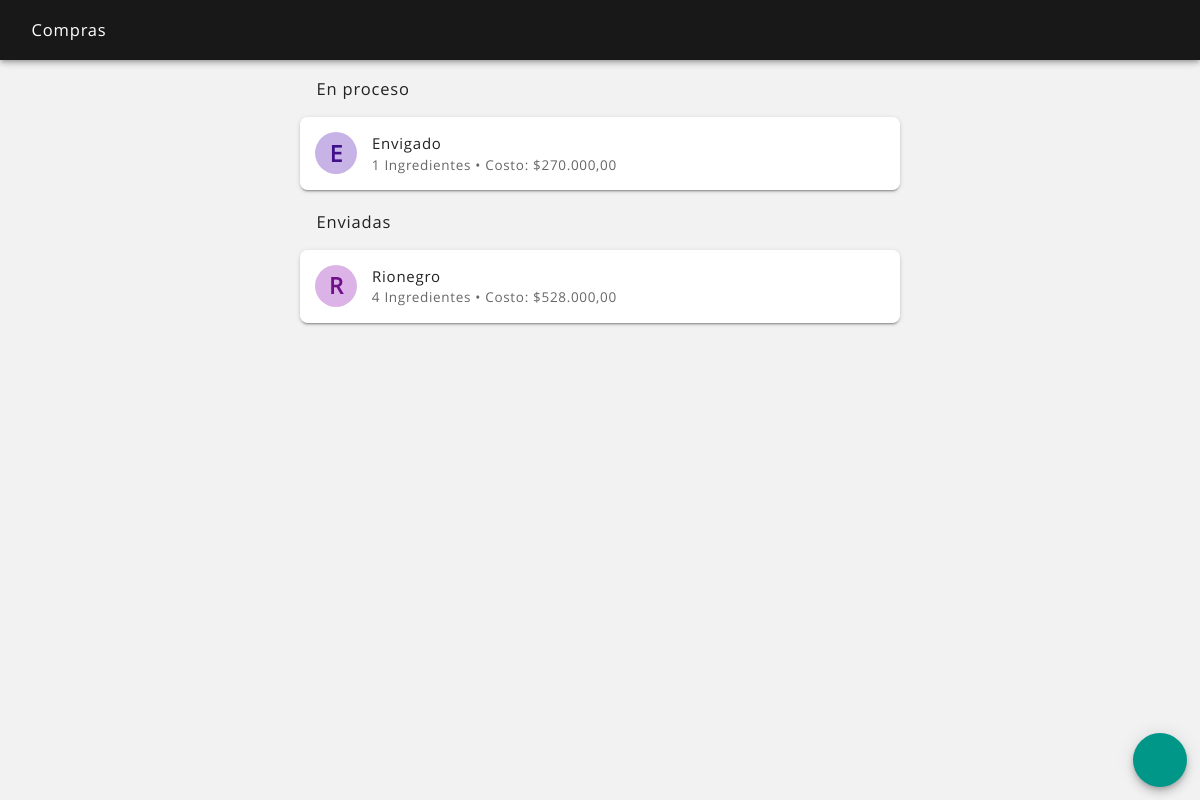
Before: /compras_ver.php (signed in) with the older database file.
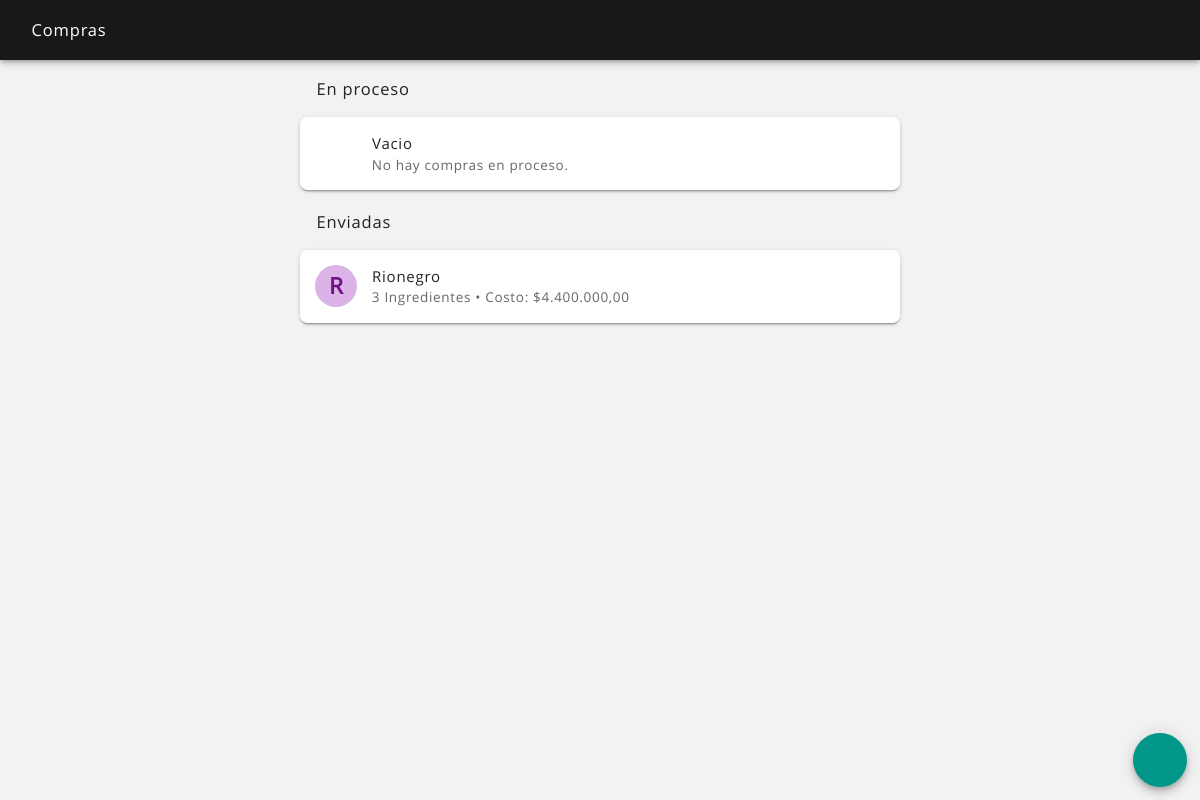
After: the same page with the newer database file.
### tables this page shows
CREATE TABLE `compra` (
  `compra_id` int(11) NOT NULL,
  `fecha_alta` datetime NOT NULL,
  `fecha_mod` datetime NOT NULL,
  `fecha_baja` datetime NOT NULL,
  `usuario_alta` int(11) NOT NULL,
  `usuario_mod` int(11) NOT NULL,
  `usuario_baja` int(11) NOT NULL,
  `estado` text NOT NULL,
  `observacion_envio` text NOT NULL,
  `observacion_recepcion` text NOT NULL,
  `destino` int(11) NOT NULL
);

CREATE TABLE `local` (
  `local_id` int(11) NOT NULL,
  `fecha_alta` datetime NOT NULL,
  `fecha_mod` datetime NOT NULL,
  `fecha_baja` datetime NOT NULL,
  `usuario_alta` int(11) NOT NULL,
  `usuario_mod` int(11) NOT NULL,
  `usuario_baja` int(11) NOT NULL,
  `estado` text NOT NULL,
  `local` text NOT NULL,
  `nit` text NOT NULL,
  `regimen` text NOT NULL,
  `tipo` text NOT NULL,
  `direccion` text NOT NULL,
  `telefono` text NOT NULL,
  `apertura` time NOT NULL,
  `cierre` time NOT NULL,
  `propina` int(11) NOT NULL,
  `imagen` text NOT NULL,
  `imagen_nombre` text NOT NULL
);

### sis/avatar_color.php (called while the page is built)
<?php
$pla = ord(strtolower($avatar_nombre[0]));
$ula = ord(substr($avatar_nombre, -1));
$lca = strlen($avatar_nombre);
$sca = $pla + $ula + $lca + $avatar_id;
$sca = $sca << 5;
$ab_hue = $sca;
$ab_sat = "50%";
$ab_lig = "80%";
$at_hue = $sca;
$at_sat = "80%";
$at_lig = "30%";
?>

### compras_ver.php (the view, shortened to what the changed rows need)
<?php
include ("sis/nombre_sesion.php");
?>
<?php
if(isset($_POST['body_snack'])) $body_snack = $_POST['body_snack']; elseif(isset($_GET['body_snack'])) $body_snack = $_GET['body_snack']; else $body_snack = null;
?>
<!DOCTYPE html>
<html lang="es">
<head>
    <?php
    include ("partes/head.php");
    ?>
</head>
<body <?php echo $body_snack; ?>>
<header class="rdm-toolbar--contenedor">
    <div class="rdm-toolbar--fila">
        <div class="rdm-toolbar--izquierda">
            <h2 class="rdm-toolbar--titulo">Compras</h2>
        </div>
    </div>
</header>
<main class="rdm--contenedor-toolbar">
    <?php
    $consulta = $conexion->query("SELECT * FROM compra WHERE estado = 'creado' ORDER BY fecha_alta");
    if ($consulta->num_rows == 0)
    {
        ?>
        <h2 class="rdm-lista--titulo-largo">En proceso</h2>
        <section class="rdm-lista">
            <article class="rdm-lista--item-doble">
                <div class="rdm-lista--izquierda">
                    <div class="rdm-lista--contenedor">
                        <div class="rdm-lista--avatar"><div class="rdm-lista--icono"><i class="zmdi zmdi-info zmdi-hc-2x"></i></div></div>
                    </div>
                    <div class="rdm-lista--contenedor">
                        <h2 class="rdm-lista--titulo">Vacio</h2>
                        <h2 class="rdm-lista--texto-secundario">No hay compras en proceso.</h2>
                    </div>
                </div>
            </article>
        </section>
        <?php
    }
    else
    {
        ?>
        <h2 class="rdm-lista--titulo-largo">En proceso</h2>
        <section class="rdm-lista">
        <?php
        while ($fila = $consulta->fetch_assoc())
        {
            $compra_id = $fila['compra_id'];
            $destino = $fila['destino'];
            $consulta2 = $conexion->query("SELECT * FROM local WHERE local_id = $destino");
            if ($filas2 = $consulta2->fetch_assoc())
            {
                $local = $filas2['local'];
            }
            else
            {
                $local = "";
            }
            $consulta_ingredientes = $conexion->query("SELECT * FROM compra_ingrediente WHERE compra_id = '$compra_id'");
            $total_ingredientes = $consulta_ingredientes->num_rows;
            $consulta_costo = $conexion->query("SELECT * FROM compra_ingrediente WHERE compra_id = '$compra_id' ORDER BY fecha_alta DESC");
            if ($consulta_costo->num_rows != 0)
            {
                $composicion_costo = 0;
                while ($fila = $consulta_costo->fetch_assoc())
                {
                    $cantidad_enviada = $fila['cantidad_enviada'];
                    $ingrediente_id = $fila['ingrediente_id'];
                    $consulta2 = $conexion->query("SELECT * FROM ingrediente WHERE ingrediente_id = $ingrediente_id");
                    if ($filas2 = $consulta2->fetch_assoc())
                    {
                        $costo_unidad_compra_c = $filas2['costo_unidad_compra'];
                    }
                    else
                    {
                        $unidad_compra_c = "unid";
                        $costo_unidad_compra_c = 0;
                    }
                    $ingrediente_costo = $costo_unidad_compra_c * $cantidad_enviada;
                    $composicion_costo = $composicion_costo + $ingrediente_costo;
                }
                $costo_valor = $composicion_costo;
            }
            else
            {
                $costo_valor = 0;
            }
            $avatar_id = $compra_id;
            $avatar_nombre = "$local";
            include ("sis/avatar_color.php");
            $imagen = '<div class="rdm-lista--avatar-color" style="background-color: hsl('.$ab_hue.', '.$ab_sat.', '.$ab_lig.'); color: hsl('.$at_hue.', '.$at_sat.', '.$at_lig.');"><span class="rdm-lista--avatar-texto">'.strtoupper(substr($avatar_nombre, 0, 1)).'</span></div>';
            ?>
            <a href="compras_ingredientes.php?local_id=<?php echo "$destino"; ?>&crear_compra=si">
                <article class="rdm-lista--item-doble">
                    <div class="rdm-lista--izquierda">
                        <div class="rdm-lista--contenedor">
                            <?php echo "$imagen"; ?>
                        </div>
                        <div class="rdm-lista--contenedor">
                            <h2 class="rdm-lista--titulo"><?php echo ucfirst("$local"); ?></h2>
                            <h2 class="rdm-lista--texto-secundario"><?php echo ($total_ingredientes); ?> Ingredientes  •  Costo: $<?php echo number_format($costo_valor, 2, ",", "."); ?></h2>
                        </div>
                    </div>
                </article>
            </a>
        <?php
        }
        ?>
        </section>
    <?php
    }
    ?>
    <?php
    $consulta = $conexion->query("SELECT * FROM compra WHERE estado = 'enviado' ORDER BY fecha_alta");
    if ($consulta->num_rows == 0)
    {
        ?>
        <?php
    }
    else
    {
        ?>
        <h2 class="rdm-lista--titulo-largo">Enviadas</h2>
        <section class="rdm-lista">
        <?php
        while ($fila = $consulta->fetch_assoc())
        {
            $compra_id = $fila['compra_id'];
            $destino = $fila['destino'];
            $consulta2 = $conexion->query("SELECT * FROM local WHERE local_id = $destino");
            if ($filas2 = $consulta2->fetch_assoc())
            {
                $local = $filas2['local'];
            }
            else
            {
                $local = "";
            }
            $consulta_ingredientes = $conexion->query("SELECT * FROM compra_ingrediente WHERE compra_id = '$compra_id'");
            $total_ingredientes = $consulta_ingredientes->num_rows;
            $consulta_costo = $conexion->query("SELECT * FROM compra_ingrediente WHERE compra_id = '$compra_id' ORDER BY fecha_alta DESC");
            if ($consulta_costo->num_rows != 0)
            {
                $composicion_costo = 0;
                while ($fila = $consulta_costo->fetch_assoc())
                {
                    $cantidad_enviada = $fila['cantidad_enviada'];
                    $ingrediente_id = $fila['ingrediente_id'];
                    $consulta2 = $conexion->query("SELECT * FROM ingrediente WHERE ingrediente_id = $ingrediente_id");
                    if ($filas2 = $consulta2->fetch_assoc())
                    {
                        $costo_unidad_compra_c = $filas2['costo_unidad_compra'];
                    }
                    else
                    {
                        $unidad_compra_c = "unid";
                        $costo_unidad_compra_c = 0;
                    }
                    $ingrediente_costo = $costo_unidad_compra_c * $cantidad_enviada;
                    $composicion_costo = $composicion_costo + $ingrediente_costo;
                }
                $costo_valor = $composicion_costo;
            }
            else
            {
                $costo_valor = 0;
            }
            $avatar_id = $compra_id;
            $avatar_nombre = "$local";
            include ("sis/avatar_color.php");
            $imagen = '<div class="rdm-lista--avatar-color" style="background-color: hsl('.$ab_hue.', '.$ab_sat.', '.$ab_lig.'); color: hsl('.$at_hue.', '.$at_sat.', '.$at_lig.');"><span class="rdm-lista--avatar-texto">'.strtoupper(substr($avatar_nombre, 0, 1)).'</span></div>';
            ?>
                <article class="rdm-lista--item-doble">
                    <div class="rdm-lista--izquierda">
                        <div class="rdm-lista--contenedor">
                            <?php echo "$imagen"; ?>
                        </div>
                        <div class="rdm-lista--contenedor">
                            <h2 class="rdm-lista--titulo"><?php echo ucfirst("$local"); ?></h2>
                            <h2 class="rdm-lista--texto-secundario"><?php echo ($total_ingredientes); ?> Ingredientes  •  Costo: $<?php echo number_format($costo_valor, 2, ",", "."); ?></h2>
                        </div>
                    </div>
                </article>
        <?php
        }
        ?>
        </section>
    <?php
    }
    ?>
</main>
</body>
</html>

Changed rows visible on the page:
no longer on this page (row edited): compra: local.local "E", local.local "Envigado", total_ingredientes "1", costo_valor "270.000,00", shown under "En proceso"
changed compra "Rionegro": total_ingredientes "4" → "3"; costo_valor "528.000,00" → "4.400.000,00"
Other visible differences:
text now shown: "Vacio No hay compras en proceso."
